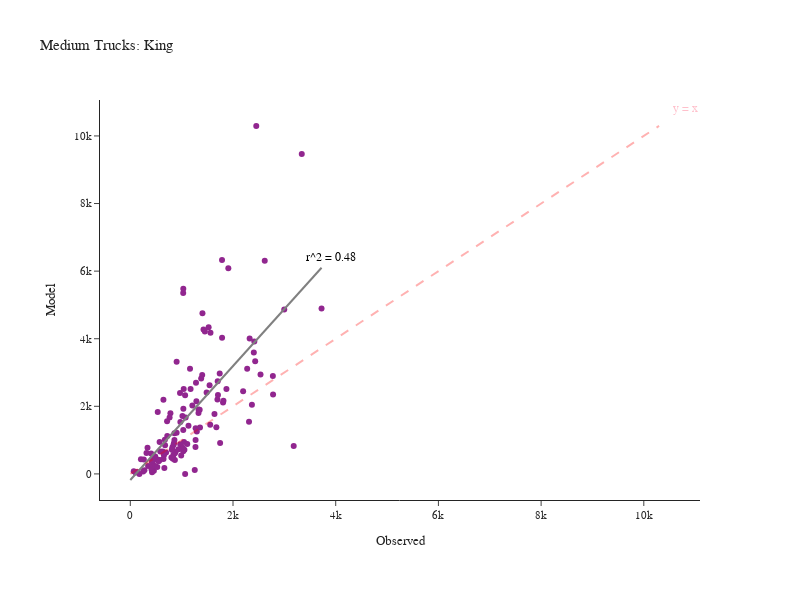

Notebook code cell kept with this figure:
### Code cell
fig = create_truck_chart(df_daily_med, 'Medium', 'King')
fig.show()

### Figure 1 — Plotly figure (JSON) as saved in the notebook; plotly's stock layout.template omitted (floating-point values rounded to 4 significant figures; data arrays with more than 128 entries replaced by an {"elided": "..."} marker saying what was removed)
{"data": [{"customdata": {"elided": "131x2 str values"}, "hovertemplate": "Observed=%{x}<br>Model=%{y}<br>location=%{customdata[0]}<br>County=%{customdata[1]}<extra></extra>", "legendgroup": "", "line": {"color": "Grey", "width": 2}, "marker": {"color": "#91268F", "symbol": "circle"}, "mode": "markers", "name": "", "orientation": "v", "showlegend": false, "type": "scatter", "x": {"elided": "131 int values"}, "xaxis": "x", "y": {"elided": "131 int values"}, "yaxis": "y"}, {"hovertemplate": "Observed=%{x}<br>Model=%{y}<extra></extra>", "legendgroup": "", "line": {"color": "Grey", "dash": "solid", "width": 2}, "marker": {"symbol": "circle"}, "mode": "lines", "name": "", "orientation": "v", "showlegend": false, "type": "scatter", "x": [0.0, 37.62, 75.23, 112.8, 150.5, 188.1, 225.7, 263.3, 300.9, 338.5, 376.2, 413.8, 451.4, 489.0, 526.6, 564.2, 601.9, 639.5, 677.1, 714.7, 752.3, 789.9, 827.6, 865.2, 902.8, 940.4, 978.0, 1016.0, 1053.0, 1091.0, 1128.0, 1166.0, 1204.0, 1241.0, 1279.0, 1317.0, 1354.0, 1392.0, 1429.0, 1467.0, 1505.0, 1542.0, 1580.0, 1617.0, 1655.0, 1693.0, 1730.0, 1768.0, 1806.0, 1843.0, 1881.0, 1918.0, 1956.0, 1994.0, 2031.0, 2069.0, 2107.0, 2144.0, 2182.0, 2219.0, 2257.0, 2295.0, 2332.0, 2370.0, 2407.0, 2445.0, 2483.0, 2520.0, 2558.0, 2596.0, 2633.0, 2671.0, 2708.0, 2746.0, 2784.0, 2821.0, 2859.0, 2896.0, 2934.0, 2972.0, 3009.0, 3047.0, 3085.0, 3122.0, 3160.0, 3197.0, 3235.0, 3273.0, 3310.0, 3348.0, 3385.0, 3423.0, 3461.0, 3498.0, 3536.0, 3574.0, 3611.0, 3649.0, 3686.0, 3724.0], "xaxis": "x", "y": [-180.3, -116.9, -53.43, 10.02, 73.46, 136.9, 200.4, 263.8, 327.2, 390.7, 454.1, 517.6, 581.0, 644.5, 707.9, 771.4, 834.8, 898.3, 961.7, 1025.0, 1089.0, 1152.0, 1215.0, 1279.0, 1342.0, 1406.0, 1469.0, 1533.0, 1596.0, 1660.0, 1723.0, 1787.0, 1850.0, 1913.0, 1977.0, 2040.0, 2104.0, 2167.0, 2231.0, 2294.0, 2358.0, 2421.0, 2484.0, 2548.0, 2611.0, 2675.0, 2738.0, 2802.0, 2865.0, 2929.0, 2992.0, 3055.0, 3119.0, 3182.0, 3246.0, 3309.0, 3373.0, 3436.0, 3500.0, 3563.0, 3626.0, 3690.0, 3753.0, 3817.0, 3880.0, 3944.0, 4007.0, 4071.0, 4134.0, 4197.0, 4261.0, 4324.0, 4388.0, 4451.0, 4515.0, 4578.0, 4642.0, 4705.0, 4768.0, 4832.0, 4895.0, 4959.0, 5022.0, 5086.0, 5149.0, 5213.0, 5276.0, 5339.0, 5403.0, 5466.0, 5530.0, 5593.0, 5657.0, 5720.0, 5784.0, 5847.0, 5910.0, 5974.0, 6037.0, 6101.0], "yaxis": "y"}], "layout": {"annotations": [{"align": "right", "font": {"color": "pink", "size": 12}, "showarrow": false, "text": "y = x", "x": 10810.0, "y": 10810.0}, {"align": "right", "font": {"color": "black", "size": 12}, "showarrow": false, "text": "r^2 = 0.48", "x": 3910.0, "y": 6406.0}], "height": 600, "legend": {"tracegroupgap": 0}, "margin": {"b": 100, "l": 100, "r": 100, "t": 100}, "shapes": [{"line": {"color": "Red", "dash": "dash", "width": 2}, "type": "line", "x0": 0, "x1": 10297, "y0": 0, "y1": 10297}], "title": {"text": "Medium Trucks: King"}, "width": 800, "xaxis": {"anchor": "y", "domain": [0.0, 1.0], "title": {"text": "Observed"}}, "yaxis": {"anchor": "x", "domain": [0.0, 1.0], "title": {"text": "Model"}}}}
